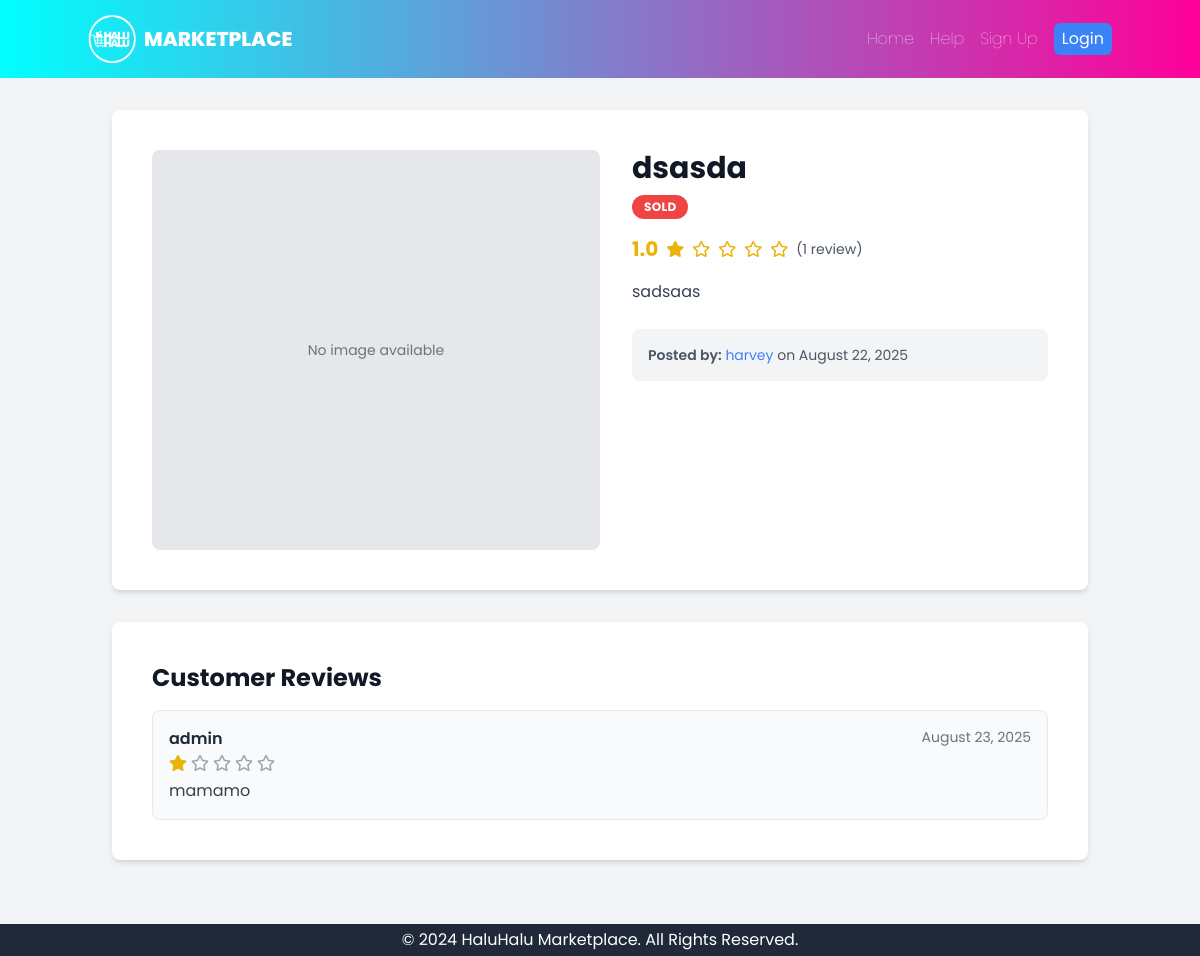
Page /products/7/ on the committed database.
### core/models.py (models this page shows, shortened)
class Product(models.Model):
    title = models.CharField(max_length=255)
    description = models.TextField()
    price = models.DecimalField(max_digits=10, decimal_places=2)
    image = models.ImageField(upload_to='product_images/', blank=True, null=True)
    is_sold = models.BooleanField(default=False)
    seller = models.ForeignKey(settings.AUTH_USER_MODEL, on_delete=models.CASCADE, related_name='products')
    posted_at = models.DateTimeField(auto_now_add=True)
    is_public = models.BooleanField(default=True)
    class Meta:
        ordering = ['-posted_at']
    def average_rating(self):
        return self.reviews.aggregate(models.Avg('rating'))['rating__avg']
    def review_count(self):
        return self.reviews.count()

class CustomUser(AbstractUser):
    profile_pic = models.ImageField(upload_to='profile_pics', null=True, blank=True)

class Review(models.Model):
    product = models.ForeignKey(Product, on_delete=models.CASCADE, related_name='reviews')
    author = models.ForeignKey(settings.AUTH_USER_MODEL, on_delete=models.CASCADE, related_name='reviews')
    rating = models.IntegerField(
        validators=[
            MinValueValidator(1),
            MaxValueValidator(5)
        ]
    )
    comment = models.TextField(blank=True, null=True)
    created_at = models.DateTimeField(auto_now_add=True)

### core/views.py (the view)
# urls.py: path('products/<int:pk>/', ProductDetailView.as_view(), name='product_detail'),
class ProductDetailView(DetailView):
    model = Product
    template_name = 'core/product_detail.html'
    context_object_name = 'product'
    def get_context_data(self, **kwargs):
        context = super().get_context_data(**kwargs)
        product = self.get_object()
        context['reviews'] = product.reviews.all().order_by('-created_at')
        context['average_rating'] = product.average_rating()
        context['review_count'] = product.review_count()
        if self.request.user.is_authenticated:
            context['has_reviewed'] = product.reviews.filter(author=self.request.user).exists()
        else:
            context['has_reviewed'] = False
        return context

### core/templates/core/product_detail.html (shortened to what this page needs)
{% extends 'base.html' %}
{% load static %}
{% block content %}
<div class="bg-white rounded-lg shadow-md overflow-hidden p-6 lg:p-10">
    <div class="flex flex-col lg:flex-row gap-8">
        <div class="lg:w-1/2 flex-shrink-0">
            {% if product.image %}
            <img src="{{ product.image.url }}" alt="{{ product.title }}" class="w-full h-auto object-cover rounded-lg shadow-lg">
            {% else %}
            <div class="w-full h-auto bg-gray-200 rounded-lg flex items-center justify-center text-gray-500 text-sm p-4" style="height: 400px;">
                No image available
            </div>
            {% endif %}
        </div>
        <div class="lg:w-1/2 flex-grow">
            <h1 class="text-3xl font-bold text-gray-900 mb-2">{{ product.title }}</h1>
            {% if product.is_sold %}
                <span class="inline-block bg-red-500 text-white text-xs font-bold px-3 py-1 rounded-full uppercase tracking-wide mb-4">Sold</span>
            {% else %}
                <p class="text-4xl font-extrabold text-blue-600 mb-4">${{ product.price|floatformat:2 }}</p>
            {% endif %}
            <div class="flex items-center space-x-2 text-yellow-500 mb-4">
                {% if average_rating %}
                    <span class="text-xl font-bold">{{ average_rating|floatformat:1 }}</span>
                    {% for i in "12345"|make_list %}
                        {% if forloop.counter <= average_rating|default:0 %}
                        <i class="fas fa-star"></i>
                        {% else %}
                        <i class="far fa-star"></i>
                        {% endif %}
                    {% endfor %}
                    <span class="text-sm text-gray-600">({{ review_count }} review{{ review_count|pluralize }})</span>
                {% else %}
                    <span class="text-gray-500 text-sm">No reviews yet.</span>
                {% endif %}
            </div>
            <p class="text-gray-700 leading-relaxed mb-6">{{ product.description|linebreaksbr }}</p>
            <div class="bg-gray-100 p-4 rounded-lg mb-6">
                <p class="text-sm text-gray-600">
                    <span class="font-semibold">Posted by:</span>
                    <a href="{% url 'profile' username=product.seller.username %}" class="text-blue-500 hover:underline">{{ product.seller.username }}</a> on {{ product.posted_at|date:"F d, Y" }}
                </p>
            </div>
        </div>
    </div>
</div>
<div class="mt-8 bg-white rounded-lg shadow-md p-6 lg:p-10">
    <h3 class="text-2xl font-bold text-gray-900 mb-4">Customer Reviews</h3>
    {% if reviews %}
    <div class="space-y-6">
        {% for review in reviews %}
        <div class="p-4 bg-gray-50 rounded-lg border border-gray-200">
            <div class="flex justify-between items-start">
                <div>
                    <span class="font-semibold text-gray-800">{{ review.author.username }}</span>
                    <div class="flex items-center space-x-1 mt-1">
                        {% for i in "12345"|make_list %}
                            {% if forloop.counter <= review.rating %}
                            <i class="fas fa-star text-yellow-500"></i>
                            {% else %}
                            <i class="far fa-star text-gray-400"></i>
                            {% endif %}
                        {% endfor %}
                    </div>
                </div>
                <span class="text-sm text-gray-500">{{ review.created_at|date:"F d, Y" }}</span>
            </div>
            {% if review.comment %}
            <p class="text-gray-700 mt-2">{{ review.comment }}</p>
            {% endif %}
        </div>
        {% endfor %}
    </div>
    {% else %}
    <p class="text-gray-600">There are no reviews for this product yet.</p>
    {% endif %}
</div>
{% endblock %}

### core/templates/base.html (style rules this page uses)
body { font-family: 'Poppins', sans-serif; }

### rows in the picture
Product: title "dsasda", description "sadsaas", seller.username "harvey", posted_at "August 22, 2025"
Review: author.username "admin", rating 1 (drawn), created_at "August 23, 2025", comment "mamamo"

### other values in the picture
{{ average_rating|floatformat:1 }} "1.0"
{{ review_count }} "1"
